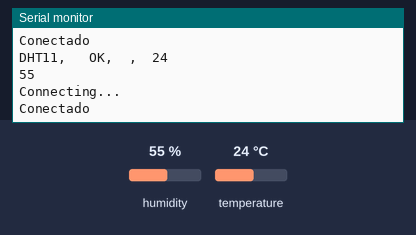
This sketch was run on a simulated Arduino Uno, built with avr-gcc and run on an emulated ATmega328P. On the bench: the last lines printed to the serial monitor. The inputs (shaded band) are chosen by the test bench; at power-on: humidity 55 %, temperature 24 °C. WiFi joins after 1.5 s; servers stay silent unless stated; uploads are accepted with an empty reply.

Above: at 2.1 s.
2.2 s: humidity set to 22 %
At 2.8 s:
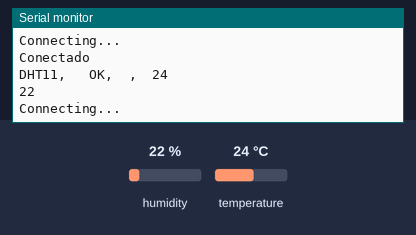
4.0 s: temperature set to 12 °C
At 4.8 s:
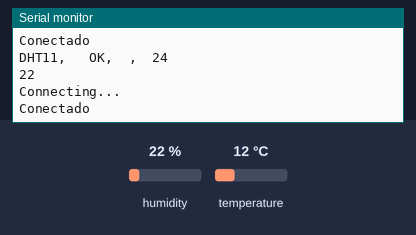
5.8 s: humidity set to 40 %
At 7.0 s:
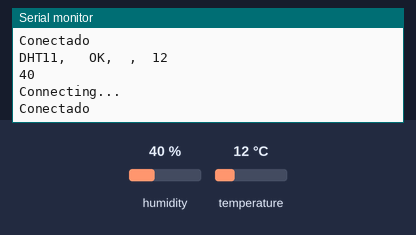
Timing chart, 0 to 8.8 s (numbered marks = the images above; inputs shaded):
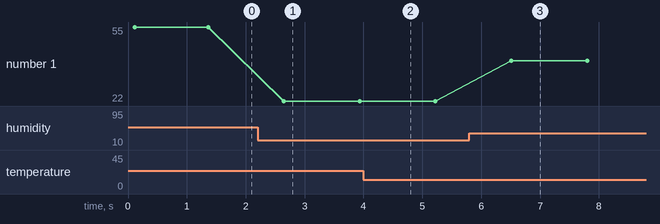

Measured:
- after the input at 2.2 s, the serial monitor: prints a new line after 0.45 s (image 1)
- after the input at 5.8 s, the serial monitor: prints a new line after 0.71 s (image 3)
- plotted number 1: 55 → 22 after the input at 2.2 s, 22 → 40 after the input at 5.8 s

The sketch:

humedadTempBD.ino
```cpp
#include <DHT11.h>
#include <Ethernet.h>
#include <SPI.h>


dht11 DHT;
#define DHT11_PIN 7

// Configuracion del Ethernet Shield
byte mac[] = {0xDE, 0xAD, 0xBE, 0xEF, 0xFF, 0xEE}; // Direccion MAC
byte ip[] = { 192,168,101,50 }; // Direccion IP del Arduino
byte server[] = { 92,249,45,155 }; // Direccion IP del servidor
EthernetClient client;

void setup(){
  Serial.begin(9600);
  Serial.println("DHT TEST PROGRAM ");
  Serial.print("LIBRARY VERSION: ");
  Serial.println(DHT11LIB_VERSION);
  Serial.println();
  Serial.println("Type,\tstatus,\tHumidity (%),\tTemperature (C)");
  Ethernet.begin(mac, ip); // Inicializamos el Ethernet Shield
}

void loop(){
  int chk;
  int temp;
  int hum;

  Serial.print("DHT11, \t");
  chk = DHT.read(DHT11_PIN);    // READ DATA
  switch (chk){
    case DHTLIB_OK:
                Serial.print("OK,\t");
                break;
    case DHTLIB_ERROR_CHECKSUM:
                Serial.print("Checksum error,\t");
                break;
    case DHTLIB_ERROR_TIMEOUT:
                Serial.print("Time out error,\t");
                break;
    default:
                Serial.print("Unknown error,\t");
                break;
  }
 // DISPLAT DATA
  hum = DHT.humidity,1;
  Serial.print(",\t");
  temp = DHT.temperature,1;
  Serial.println(temp);
  Serial.println(hum);

  // Proceso de envio de muestras al servidor
  Serial.println("Connecting...");
  if (client.connect(server, 80)>0) {  // Conexion con el servidor
    client.print("GET /arduino/controller/index.php?temp="); // Enviamos los datos por GET
    client.print(temp);
    client.print("&hum=");
    client.print(hum);
    client.println(" HTTP/1.0");
    client.println("User-Agent: Arduino 1.0");
    client.println();
    Serial.println("Conectado");
  } else {
    Serial.println("Fallo en la conexion");
  }
  if (!client.connected()) {
    Serial.println("Disconnected!");
  }
 client.stop();
  client.flush();
  delay(1000); // Espero un minuto antes de tomar otra muestra
}
```
